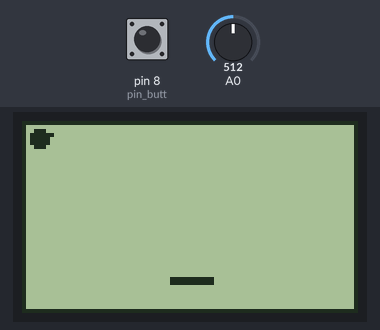
Bench run of a sketch on a simulated Arduino Uno, built with avr-gcc and run on an emulated ATmega328P. Shown: 84×48 one-colour display. The inputs (shaded band) are chosen by the test bench; at power-on: pin 8 (pin_butt) HIGH, A0 = 512. Random numbers use the default seed unless the sketch sets one; what the sketch prints to the serial monitor is not drawn.

Above: at 1.2 s.
1.3 s: pin 8 (pin_butt) pulled LOW for 1 s
At 2.2 s:
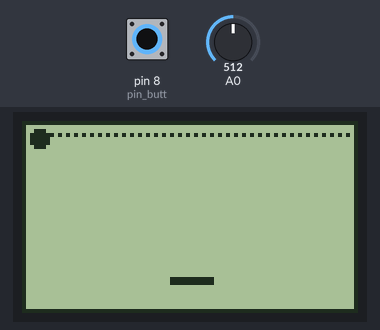
3.8 s: A0 set to 716
At 4.8 s:
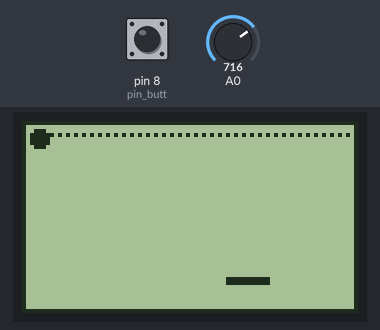
5.3 s: A0 set to 900
At 6.2 s:
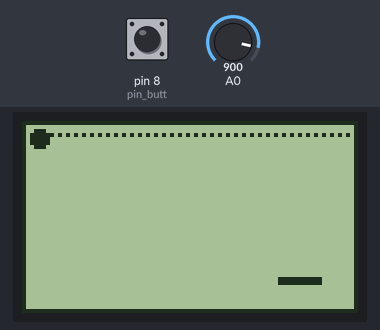
6.8 s: pin 8 (pin_butt) pulled LOW for 1 s
9.3 s: A0 set to 1023
At 10.2 s:
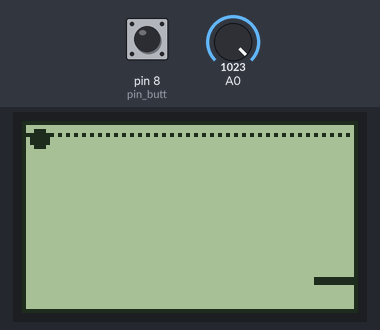
Timing chart, 0 to 11.8 s (numbered marks = the images above; inputs shaded):
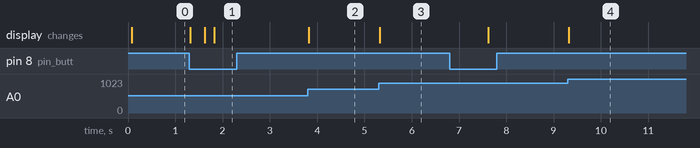

Measured:
- after the input at 1.3 s, the display: first changes at once (image 1 shows a later state)
- after the input at 3.8 s, the display: changes at once (image 2)
- after the input at 5.3 s, the display: changes at once (image 3)
- after the input at 9.3 s, the display: changes at once (image 4)

The sketch:

Ping_Pong.ino
```cpp
#include <SPI.h>
#include <Adafruit_GFX.h>
#include <Adafruit_PCD8544.h>
//ball
byte ballx = 1;
byte bally = 1;
byte dirx = 1;
byte diry = 1;
byte r = 2;
byte pin_butt = 8;
//racket
int racketx;
byte rackety = 40;
byte width_racket = 10;
//health
int health = 3;
//score
int score;
boolean first = 0;
// Software SPI (slower updates, more flexible pin options):
// pin 7 - Serial clock out (SCLK)
// pin 6 - Serial data out (DIN)
// pin 5 - Data/Command select (D/C)
// pin 4 - LCD chip select (CS)
// pin 3 - LCD reset (RST)
Adafruit_PCD8544 display = Adafruit_PCD8544(7, 6, 5, 4, 3);

void setup() {
  Serial.begin(9600);

  display.begin();
  display.setContrast(50);
  display.clearDisplay();
  display.display();
  pinMode(pin_butt, INPUT_PULLUP);
}

void loop() {
  while (health){
    if (first){delay(1000); first=0;}
    if (!digitalRead(pin_butt)){health++;}
    Serial.println(score);
    draw_lifes();
    draw_lines();
    draw_platform();
    draw_ball();
    display.display();
    display.clearDisplay();
  }
  if (!digitalRead(pin_butt)){health = 3; first = 1;}
  display.setTextSize(1);
  display.setCursor(0,10);
  display.println("Game over");
  display.setCursor(0,25);
  display.println("Score:");
  display.setCursor(0,35);
  display.println(score);
  display.display();
}


byte check_dir_bally(){
  if (bally + r >= 40 and bally - r <= 39){
      for (byte i = ballx - r; i <= ballx + r; i++){
        for (byte b = 0; b <= width_racket; b++){
          if (i == racketx + b){score ++; return diry * -1; break;}}}}
  else{
    if(bally  - r <= 1){return diry;}
    else if (bally + r >= 47){health--; first++;
    ballx = random(1, 83); bally = random(1, 15);
    delay(500);}}}

byte check_dir_ballx(){
  if (ballx + r >= 83) {return dirx * -1;}
  else if (ballx - r <= 1) {return dirx;}}

void draw_ball(){
  ballx += check_dir_ballx();
  bally += check_dir_bally();
  display.fillCircle(ballx,bally,r,1);}

void draw_platform(){
  racketx = analogRead(A0);
  racketx = map(racketx, 0, 1023, 1, 84 - width_racket - 1);
  racketx = constrain(racketx, 0, 77);
  display.drawLine(racketx,rackety, racketx + width_racket, rackety, 1);
  display.drawLine(racketx,rackety - 1, racketx + width_racket, rackety - 1, 1);
  randomSeed(racketx);}

void draw_lines() {
  display.drawLine(0,0, 0, 47, 1);
  display.drawLine(0,0, 83, 0, 1);
  display.drawLine(0,47, 83, 47, 1);
  display.drawLine(83,0, 83, 47, 1);
  }

void draw_lifes(){
  byte x = 3;
  byte y = 3;
  byte x1 = 2;
  for (byte a = 0; a <= health - 1; a++){
    display.drawPixel(x, 3, 1);
    x += 2;
    }
  }
```
